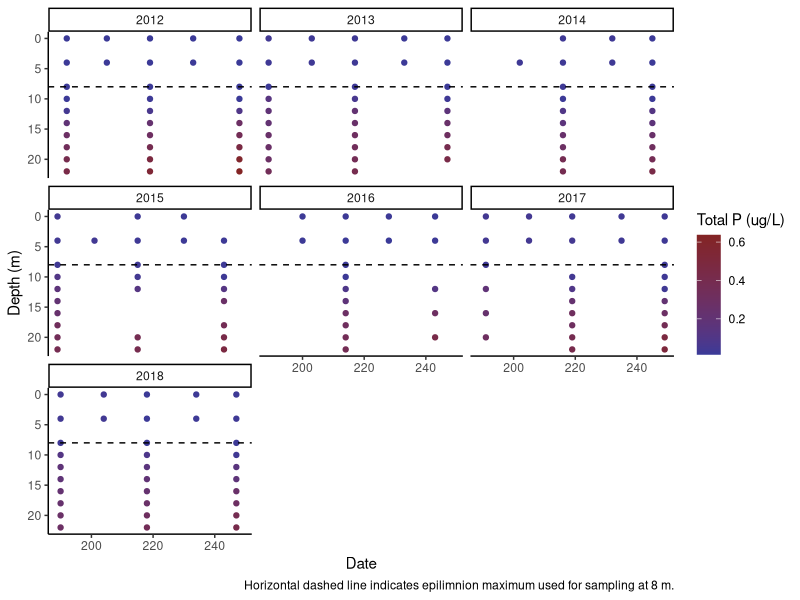
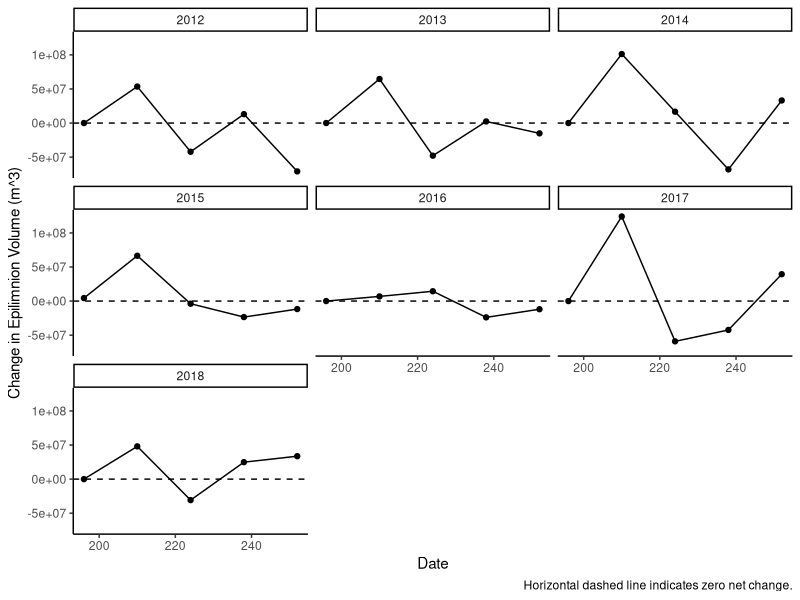
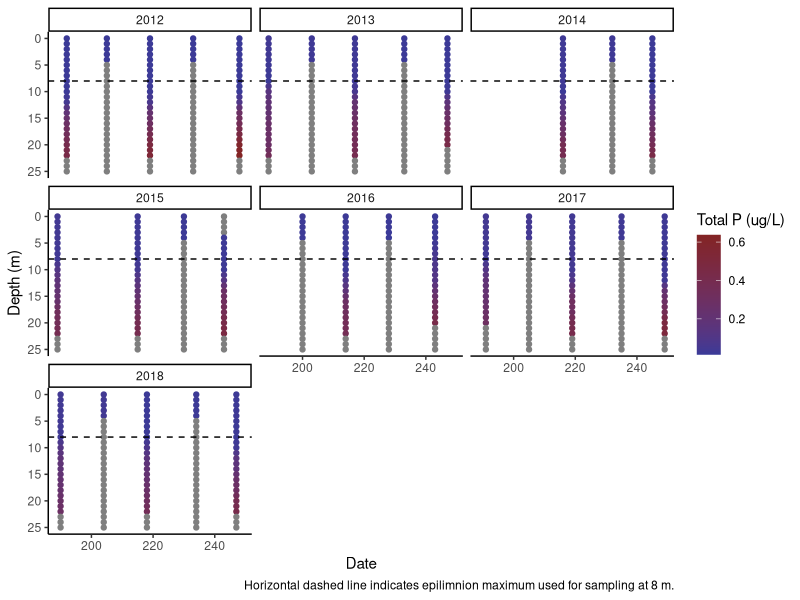
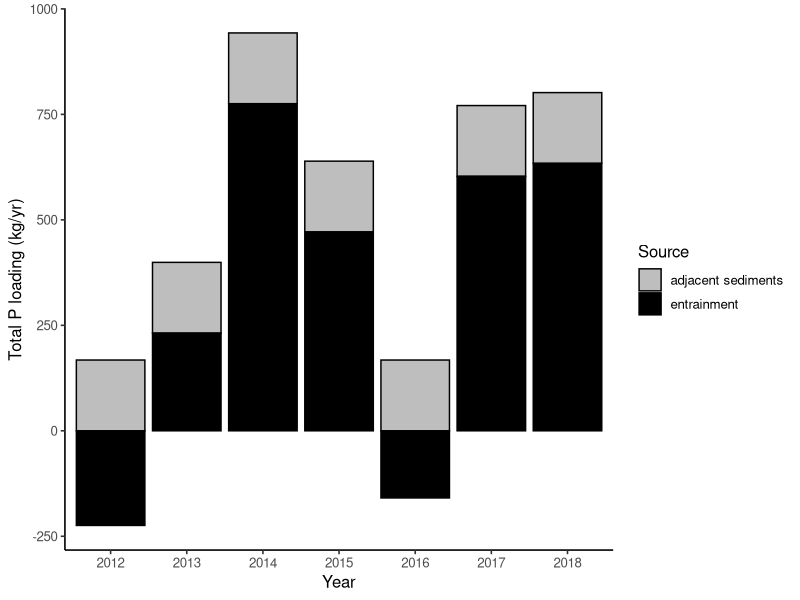

The R script that drew these images, in order:
## ---- chunk 1
library(ggplot2) #needed for plots
library(dplyr) #needed for reformating data
library(zoo) #needed to linearly interpolate missing values
library(tidyverse) #needed for crossing function
library(reshape2) #needed to reshape data from wide to long
## ---- chunk 2
waterP<- read.csv(file="Original_data/ntl1_v9_1_chem.csv", header=TRUE) 
# original water chemistry data file which has P concentrations
EpiVol<- read.csv(file="Cleaned_data/EpiVolume.csv", header=TRUE)
# output data file with change in epi volume calculations
## ---- chunk 3
waterP2<- waterP %>%
  mutate(sampledate=as.Date(sampledate, origin="1899-12-30"), #format as Date
         TotP_mgL=totpuf_sloh, totpuf_sloh=NULL, #rename field with units and remove duplicate column
         DisP_mgL=drp_sloh, drp_sloh=NULL, #rename field with units and remove duplicate column
         Depth_m = as.integer(round(depth, 0)), depth=NULL, #round depth to nearest integer, rename field with units, remove duplicate column
         daynum=as.integer(format(sampledate, "%j")), #add field with day 
         Yr=as.integer(format(sampledate, "%Y"))) %>% #add field with year
  filter(lakeid=="ME", #filter for Lake Mendota
         rep=="1") %>% #filter for rep 1 data only (exclude analytical reps)
  filter(!is.na(TotP_mgL)) %>% #remove NA values
  filter(Yr>=2012 & Yr<=2018) %>% #filter for study years
  filter(daynum >=189 & daynum <=259) %>% #filter for CyanoHAB season +- 7 days
  select(sampledate, TotP_mgL, Depth_m, daynum, Yr) #select fields needed
## ---- chunk 4
EpiVol2<- EpiVol %>%
  mutate(sampledate=as.Date(date, origin="1899-12-30"),#reformat date
         daynum=as.integer(format(sampledate, "%j")),#add field with day
         Yr=as.integer(format(sampledate, "%Y")), #add field with year
         Depth_m=as.integer(round(Thermo_depth_m, 0)), Thermo_depth_m=NULL) %>% #round the depth to nearest integer, rename field with units, remove duplicate column
  filter(Yr>=2012 & Yr<=2018) %>% #filter for study period
  filter(daynum>=189 & daynum <=259) %>% #filter for CyanoHAB season +- 7 days
  select(sampledate, Vol_epi_m3, Depth_m, Yr, daynum) #select fields needed  
## ---- chunk 5
ggplot(data=waterP2, #creates plot
       aes(x=daynum, #sampled date as x-axis
           y=Depth_m, #depth as y-axis
           color=TotP_mgL)) + #data points colored by temperature
  geom_point() + #plot point graph
  facet_wrap(~Yr) + #make separate graph for each year
  scale_y_reverse() + #inverses the y-axis from zero to max(depth) for limno plot
  scale_color_gradient(high=scales::muted("red"), #red = hot temp
                        low=scales::muted("blue"), #blue = cold temp
                        name="Total P (ug/L)") + #name legend
  geom_hline(yintercept=8, lty="dashed") + #add in horizontal line for epi max
  theme_classic() +
  labs(x="Date", y="Depth (m)", #add axis labels
  caption="Horizontal dashed line indicates epilimnion maximum used for sampling at 8 m.") 
## ---- chunk 6
ggplot(data=EpiVol2, #create plot
       aes(x=daynum, #sampled date as x-axis
           y=Vol_epi_m3)) + #depth as y-axis
  geom_point() + #plot point graph
  geom_line() + #add lines beween points
  facet_wrap(~Yr) + #make separate graph for each year
  geom_hline(yintercept=0, lty="dashed") + #add in horizontal line for zero change
  theme_classic() +
  labs(x="Date", y="Change in Epilimnion Volume (m^3)", #add axis labels 
       caption="Horizontal dashed line indicates zero net change.")
## ---- chunk 7
estimate_TotP_by_date <- function(target_date, target_depth) { #write function that
  data_for_date <- waterP2 %>% #creates a new data frame for a single date
    filter(sampledate == target_date) %>% #filters for specific date
    arrange(Depth_m) #and arranges depths min to max
  approx(data_for_date$Depth_m, #linear regression interpolation of
         data_for_date$TotP_mgL, #y values
         xout = target_depth)$y #from depth min to max
}
## ---- chunk 8
waterP2<- waterP2 %>%
  group_by(sampledate) %>% #for each sampledate
  filter(!n()<2) %>% #remove dates with less than 2 observations
  ungroup() #ungroup table
## ---- chunk 9
TotP_interp_depth <- crossing( #creates a tibble that 
  tibble(date = unique(waterP2$sampledate)), #has same dates as those in frame
  # depths can now be any value
  tibble(Depth_m = seq(0, 25, #define depth min and max
                       length.out = 26)) #set the number of interpolated values
) %>%
  group_by(date) %>%
  mutate(TotP_mgL = estimate_TotP_by_date(date[1], Depth_m)) %>%
  ungroup()
## ---- chunk 10
ggplot(data=TotP_interp_depth, #create limno plot with depth inverse on y-axis
       aes(x=as.integer(format(date, "%j")), #sample date as x-axis
           y=Depth_m, #depth as y-axis
           color=TotP_mgL)) + #and data points colored by temperature
  geom_point()+
  facet_wrap(~as.factor(format(date, "%Y"))) + #makes separate plot for each year
  scale_y_reverse() + #inverses the y-axis from zero to max(depth)
  scale_color_gradient(high=scales::muted("red"), #red = high P concentration
                        low=scales::muted("blue"), #blue = low P concentration
                        name="Total P (ug/L)") + 
  geom_hline(yintercept=8, lty="dashed") + #add in horizontal line for epi max
  theme_classic() +
  labs(x="Date", y="Depth (m)", #add axis labels
  caption="Horizontal dashed line indicates epilimnion maximum used for sampling at 8 m.") 
## ---- chunk 11
Yr<- seq(from=2012, #define year start of study period
             to=2018, #define year end of study period
             by=1) #creates a sequence every 1 year
Yr #prints the expected years of data
daynum_bins<- seq(from=196, #define date start of CyanoHAB season
                  to=252, #define date end of CyanoHAB season
                  by=14) #creates a sequence every 14 days 
daynum_bins #prints the expected observation dates of data
## ---- chunk 12
TotP_interp_depth <- TotP_interp_depth %>%
  mutate(daynum=as.numeric(format(date, "%j")), #add field with day num
         Yr=as.numeric(format(date, "%Y"))) #add field with yr

TotP_interp_depth <- TotP_interp_depth  %>% 
mutate(daynum_bin=
         ifelse(daynum<(daynum_bins[2]-7), #if observation is <= bin 2 min
                daynum_bins[1], #yes returns bin 1
                ifelse(daynum>=(daynum_bins[2]-7)&daynum<(daynum_bins[3]-7),
              #if observation is > bin 2 min and <= bin 3 min
              daynum_bins[2], #yes returns bin 2
              ifelse(daynum>=(daynum_bins[3]-7)&daynum<(daynum_bins[4]-7),
                     #if observation is > bin 3 min and <= bin 4 min
                     daynum_bins[3], #yes returns bin 3
                     ifelse(daynum>=(daynum_bins[4]-7)&daynum<(daynum_bins[5]-7),
                            #if observation is > bin 4 min and <= bin 5 min 
                            daynum_bins[4], #yes returns bin 4
                            daynum_bins[5])#no returns bin 5
                     )
              )
       ) 
)
## ---- chunk 13
IntP<- merge(EpiVol2, #joins x data frame
             TotP_interp_depth, #joins y data frame
             by.x=c('Yr', 'daynum', 'Depth_m'), #using these key fields in x
             by.y=c('Yr', 'daynum_bin', 'Depth_m'), #using these key fields in y
             all.x=TRUE) #keep all records in x
## ---- chunk 14
IntP$TotP_mgL<- na.approx(IntP$TotP_mgL) #interpolates NAs
## ---- chunk 15
t<- 14 #length between observations in days
mgL_mgm3<- 1000/1 #conversion factor from mg/L to mg/m^3
mg_kg<- 1/1000000 #conversion factor from mg to kg
A_unstrat<- 13980000 #unstratified lake surface area, where sediments are 
# directly adjacent to epilimnion in m^2
Sed_P<- 2.4 # mg P/m2-day (average based on previous study by Stauffer 1987 who 
# determined the average sediment release of P from sediments in contact with 
#the epilimnion in Lake Mendota (original range was 1.2 to 3.5 mg P /m2-day), measured by sediment cores.
IntP<- IntP %>%
  mutate(Ent_TotP_kgday= (TotP_mgL*mgL_mgm3*mg_kg)*Vol_epi_m3/t, #calculates 
        #internal P load from entrainment (stratified area)
        Sed_TotP_kgday=(Sed_P*A_unstrat*mg_kg), #calculates internal P loading
        #from sediments adjacent to epilimnion (unstratified area)
        Int_TotP_kgday= Sed_TotP_kgday+Ent_TotP_kgday) #calculates total internal
#legacy P loading
## ---- chunk 16
Int_yr<- IntP %>%
  group_by(Yr) %>%
  summarize(mean_entrain=mean(Ent_TotP_kgday, na.rm=TRUE),
            se_entrain=(sd(Ent_TotP_kgday, na.rm=TRUE)/sqrt(length(Ent_TotP_kgday))),
            min_entrain=min(Ent_TotP_kgday, na.rm=TRUE),
            max_entrain=max(Ent_TotP_kgday, na.rm=TRUE),
            mean_total=mean(Int_TotP_kgday, na.rm=TRUE),
            se_total=(sd(Int_TotP_kgday, na.rm=TRUE)/sqrt(length(Int_TotP_kgday))),
            min_total=min(Int_TotP_kgday, na.rm=TRUE),
            max_total=max(Int_TotP_kgday, na.rm=TRUE)
            ) #calculate annual total P load
Int_yr
## ---- chunk 17
IntP_long<- melt(IntP, #the table you want to reshape wide to long
               id.vars=c("sampledate"), #the column to use as unique id
               measure.vars=c("Ent_TotP_kgday","Sed_TotP_kgday"), 
               #the columns where values will be taken
               variable.name="Source", #label the source of P loading
               value.name="TotP_kgday" #label the value with units
               )
IntP_long$Source<-as.character(IntP_long$Source) #tell R character data held
IntP_long$Source[IntP_long$Source=="Ent_TotP_kgday"] <- "entrainment"
IntP_long$Source[IntP_long$Source=="Sed_TotP_kgday"] <- "adjacent sediments"

IntP_long<- IntP_long %>%
  mutate(Yr=format(sampledate, "%Y") #add year back in data frame
         ) %>%
  group_by(Yr, Source) %>% #for each year and each source
  summarize(TotP_kgday=sum(TotP_kgday)) #sum up all the TotP_kgday

ggplot(subset(IntP_long, Yr<=2018), aes(x=Yr, y=TotP_kgday, 
                             fill=Source)) + #separate sources by fill color
  geom_bar(position="stack", stat="identity", color="black") + #stacked bar graph
  scale_fill_manual(values=c("grey", "black")) + #entrain = grey, sed=black
  theme_classic(base_size=12) +
  labs(x="Year", y="Total P loading (kg/yr)") 
## ---- chunk 18
IntP_dayavg<- IntP %>%
  summarize(mean_ent=mean(Ent_TotP_kgday, na.rm=TRUE), #calculate mean
            se_ent=(sd(Ent_TotP_kgday, na.rm=TRUE)/sqrt(length(Ent_TotP_kgday))),
            min_ent=min(Ent_TotP_kgday, na.rm=TRUE),
            max_ent=max(Ent_TotP_kgday, na.rm=TRUE)
            )
IntP_dayavg
## ---- chunk 19
write.csv(IntP, file="Cleaned_data/TotalP_allint.csv")
